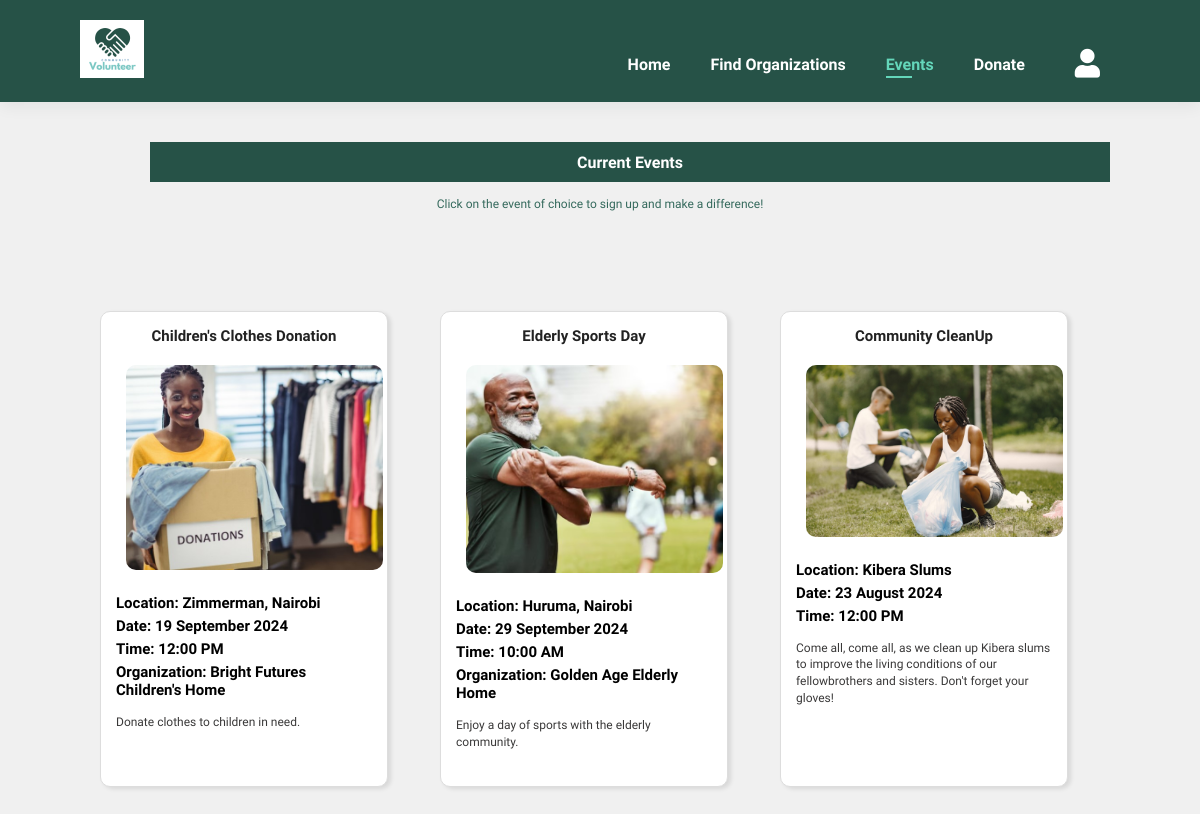
Screenshot of /events/ with the database file from the repository.
### app/models.py (models this page shows, shortened)
class Event(models.Model):
    name = models.CharField(max_length=100)
    description = models.TextField()
    location = models.CharField(max_length=100)
    date_time = models.DateTimeField()
    image = models.ImageField(upload_to='event_images/')
    organization = models.ForeignKey(Organization, related_name='events', on_delete=models.CASCADE, blank=True, null=True)
    attendees_count = models.PositiveIntegerField(default=0)

class Organization(models.Model):
    ORGANIZATION_TYPES = [
        ('Elderly Homes', 'Elderly Homes'),
        ('Hospitals & Clinics', 'Hospitals & Clinics'),
        ('Children Homes', 'Children Homes'),
    ]
    name = models.CharField(max_length=100)
    description = models.TextField()
    location = models.CharField(max_length=100)
    image = models.ImageField(upload_to='organization_images/')
    type = models.CharField(max_length=25, choices=ORGANIZATION_TYPES)

### app/views.py (the view)
# urls.py: path('events/', views.events, name='events'),
def events(request):
    now = timezone.now()
    events = Event.objects.filter(date_time__gt=now)
    context = {
        'events': events,
    }
    return render(request, 'events.html', context)

### app/templates/events.html (shortened to what this page needs)
{% load static %}
<!DOCTYPE html>
<html lang="en">
<head>
    <link rel="stylesheet" href="https://cdnjs.cloudflare.com/ajax/libs/font-awesome/5.15.4/css/all.min.css" />
    <link rel="stylesheet" href="{% static 'css/home.css' %}">
    <link rel="stylesheet" href="{% static 'css/events.css' %}">
</head>
<body>
    <section id="header">
        <a href="{% url 'home' %}"><img src="{% static 'img/logo-h.png' %}" class="logo" alt=""></a>
        <div>
            <ul id="navbar">
                <li><a href="{% url 'home' %}">Home</a></li>
                <li><a href="{% url 'opportunityvolunteer' %}">Find Organizations</a></li>
                <li><a class="active" href="{% url 'events' %}">Events</a></li>
                <li><a href="{% url 'donations' %}">Donate</a></li>
                <li><a href="{% url 'user_profile' %}"><i class="fas fa-user"></i> </a></li>
            </ul>
        </div>
    </section>
    <section id="banner" class="section-m1">
        <div class="banner-content">
            <h4 >
                Current Events</h4>
        </div>
        <p style="text-align: center; font-weight: 500; font-size: 12px;"> Click on the event of choice to sign up and make a difference! </p>
    </section>
    <section id="events" class="section-p1">
      <div class="event-container">
          {% for event in events %}
          <div class="event" onclick="showSignupModal('{{ event.id }}')">
              <h4>{{ event.name }}</h4>
              {% if event.image %}
                  <img src="{{ event.image.url }}" alt="{{ event.name }}">
              {% else %}
                  <img src="/path/to/default/image.jpg" alt="default">
              {% endif %}
              <div class="event-desc">
                  <h5>Location: {{ event.location }}</h5>
                  <h5>Date: {{ event.date_time|date:"j F Y" }}</h5>
                  <h5>Time: {{ event.date_time|time:"h:i A" }}</h5>
                  {% if event.organization %}
                  <h5>Organization: {{ event.organization.name }}</h5>
                  {% endif %}
                  <p>{{ event.description }}</p>
              </div>
          </div>
          {% endfor %}
      </div>
  </section>
</body>
</html>

### app/static/css/home.css (style rules this page uses)
* { margin: 0; padding: 0; box-sizing: border-box; font-family: "Spartan", sans-serif; }
html { scroll-behavior: smooth; }
h1, h2, h4, h6, p { font-size: calc(1vw + 1vh + .5vmin); }
h4 { font-size: 16px; color: #222; }
p { font-size: 11px; color: #465b52; margin: 15px 0 20px 0; }
.section-p1 { padding: 40px 80px; }
.section-m1 { margin: 40px 0; }
body { width: 100%; }
#header { display: flex; align-content: center; justify-content: space-between; padding: 20px 80px; background-color: #265247; box-shadow: 0 5px 15px rgb(0, 0, 0, 0.06); z-index: 999; position: sticky; top: 0; left: 0; }
#navbar { display: flex; align-items: center; justify-content: center; }
#navbar li { list-style: none; margin-top: 30px; padding: 0 20px; position: relative; }
#navbar li a { text-decoration: none; font-size: 16px; font-weight: 600; color: white; transition: 0.3s ease; }
#navbar li a:hover, #navbar li a.active { color: #64d6ba; }
#navbar li a.active::after, #navbar li a:hover::after { content: ""; width: 30%; height: 2px; background-color: #64d6ba; position: absolute; bottom: -4px; left: 20px; }
#product1 h2, p { color: #34695c; }
#banner .banner-content { display: flex; flex-direction: column; justify-content: center; align-items: center; text-align: center; background-color:#265247; opacity: 1.0; height: 40px; width: 80%; margin-left: 150px; background-size: cover; }
#banner .banner-content h4 { color: white; }
body { font-family: Arial, sans-serif; margin: 0; padding: 0; background-color: #f0f0f0; }

### app/static/css/events.css (style rules this page uses)
* { margin: 0; padding: 0; box-sizing: border-box; font-family: "Spartan", sans-serif; }
html { scroll-behavior: smooth; }
h4 { font-size: 16px; color: #222; }
p { font-size: 11px; color: #465b52; margin: 15px 0 20px 0; }
.section-p1 { padding: 40px 80px; }
.section-m1 { margin: 40px 0; }
body { width: 100%; }
#header { display: flex; align-content: center; justify-content: space-between; padding: 20px 80px; background-color: #265247; box-shadow: 0 5px 15px rgb(0, 0, 0, 0.06); z-index: 999; position: sticky; top: 0; left: 0; }
#navbar { display: flex; align-items: center; justify-content: center; }
#navbar li { list-style: none; margin-top: 30px; padding: 0 20px; position: relative; }
#navbar li a { text-decoration: none; font-size: 16px; font-weight: 600; color: white; transition: 0.3s ease; }
#navbar li a:hover, #navbar li a.active { color: #64d6ba; }
#navbar li a.active::after, #navbar li a:hover::after { content: ""; width: 30%; height: 2px; background-color: #64d6ba; position: absolute; bottom: -4px; left: 20px; }
#product1 h2, p { color: #34695c; }
#banner .banner-content { display: flex; flex-direction: column; justify-content: center; align-items: center; text-align: center; background-color:#265247; opacity: 1.0; height: 40px; width: 80%; margin-left: 150px; background-size: cover; }
#banner .banner-content h4 { color: white; }
body { font-family: Arial, sans-serif; margin: 0; padding: 0; background-color: #f0f0f0; }
.event-container { display: grid; grid-template-columns: repeat(3, 1fr); gap: 20px; margin: 20px; }
.event { background-color: #fff; border: 1px solid #ddd; border-radius: 8px; overflow: hidden; box-shadow: 0 2px 4px rgba(0, 0, 0, 0.1); transition: transform 0.2s; cursor: pointer; }
.event img { width: 100%; height: 200px; object-fit: cover; }
.event-desc { padding: 15px; }
.event h4 { margin: 0 0 10px; font-size: 1.25rem; }
.event h5 { margin: 5px 0; font-size: 1rem; }
.event p { font-size: 0.9rem; color: #555; line-height: 1.4; }

### app/templates/events.html (style rules this page uses)
#navbar li a i { font-size: 1.8em; color: #fff; margin-left: 10px; }
.event { background-color: #fff; border: 1px solid #ddd; border-radius: 10px; overflow: hidden; box-shadow: 3px 2px 4px rgba(0, 0, 0, 0.1); transition: transform 0.2s; cursor: pointer; width: 90%; }
.event img { width: 90%; height: auto; object-fit: cover; border-radius: 10px; margin-top: 10px; margin-left: 25px; }
.event-desc { padding: 15px; }
.event h4 { margin: 15px 0 10px; font-size: 15px; font-weight: 700; text-align: center; }
.event h5 { margin: 5px 0; font-size: 15px; }
.event p { font-size: 12px; color: #3a3939; line-height: 1.4; }

### rows the page displays
Event: name "Children's Clothes Donation", image (picture), location "Zimmerman, Nairobi", date_time "19 September 2024", date_time "12:00 PM", organization.name "Bright Futures Children's Home", description "Donate clothes to children in need."
Event: name "Elderly Sports Day", image (picture), location "Huruma, Nairobi", date_time "29 September 2024", date_time "10:00 AM", organization.name "Golden Age Elderly Home", description "Enjoy a day of sports with the elderly community."
Event: name "Community CleanUp", image (picture), location "Kibera Slums", date_time "23 August 2024", date_time "12:00 PM", description "Come all, come all, as we clean up Kibera slums to improve the living conditions of our fellowbrothers and sisters. Don't forget your gloves!"
